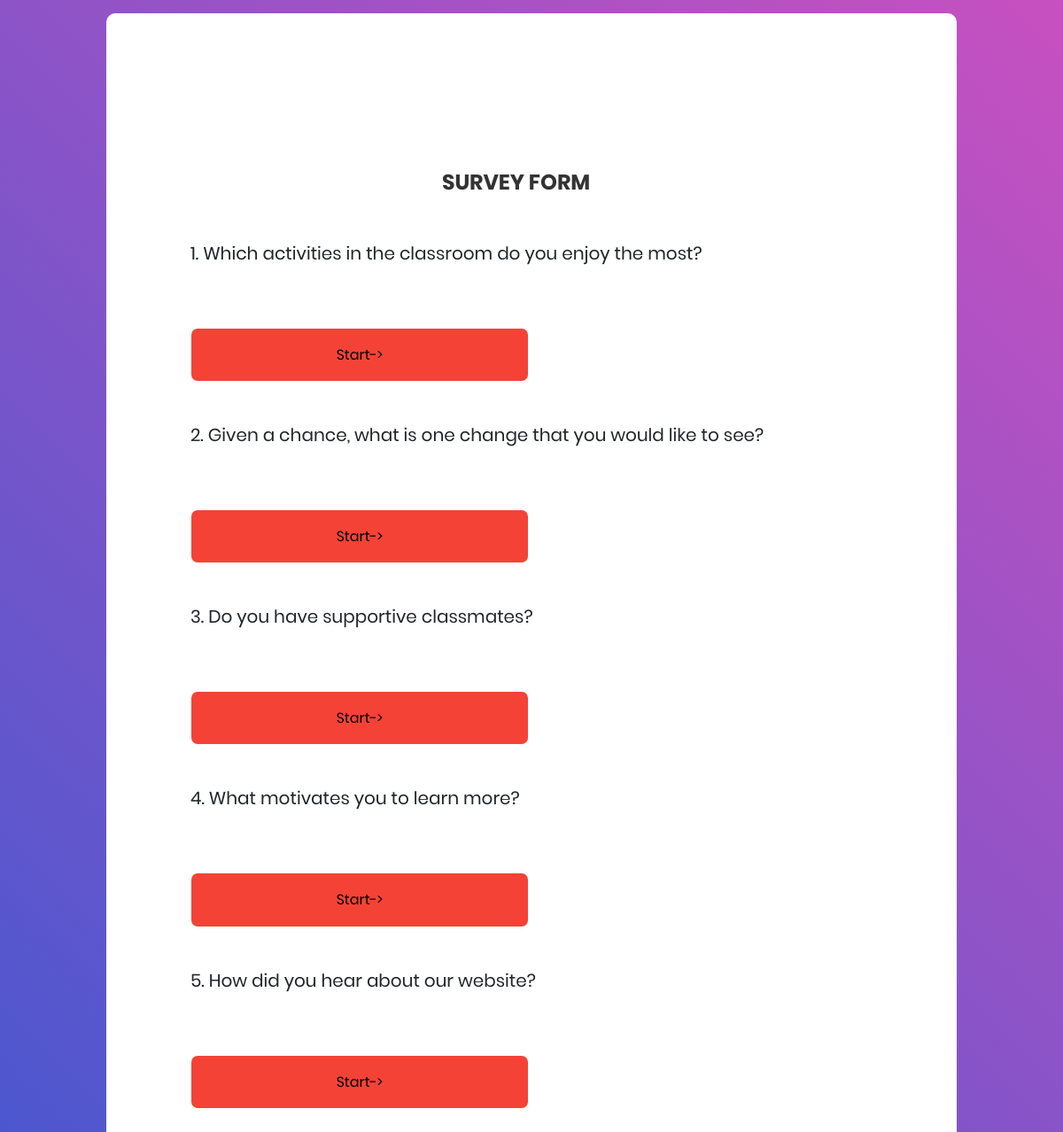
Screenshot of /quiz.php with the database file from the repository.
### tables this page shows
CREATE TABLE `question` (
  `id` int(11) NOT NULL,
  `question` varchar(200) NOT NULL,
  `optionA` varchar(100) NOT NULL,
  `optionB` varchar(100) NOT NULL,
  `optionC` varchar(100) NOT NULL,
  `voteA` int(11) NOT NULL DEFAULT 0,
  `voteB` int(11) DEFAULT 0,
  `voteC` int(11) DEFAULT 0
);

### quiz.php (the view, shortened to what this page needs)
<?php
include ('config.php');
?>
<!DOCTYPE html>
<html lang="en">
<head>
	<link rel="stylesheet" type="text/css" href="vendor/bootstrap/css/bootstrap.min.css">
	<link rel="stylesheet" type="text/css" href="fonts/font-awesome-4.7.0/css/font-awesome.min.css">
	<link rel="stylesheet" type="text/css" href="vendor/animate/animate.css">
	<link rel="stylesheet" type="text/css" href="vendor/css-hamburgers/hamburgers.min.css">
	<link rel="stylesheet" type="text/css" href="vendor/select2/select2.min.css">
	<link rel="stylesheet" type="text/css" href="css/util.css">
	<link rel="stylesheet" type="text/css" href="css/main.css">
</head>
<body>
	<div class="limiter">
		<div class="container-login100">
			<div class="wrap-login100">
            <span class="login100-form-title">
						SURVEY FORM
					</span>
            <?php
            $sql="SELECT *FROM question";
            $result=mysqli_query($con,$sql);
            $i=1;
            while($row=mysqli_fetch_assoc($result))
            {
                 ?>
            <form action="" method="POST">
					<span >
						<h5><?php echo $i .". " . $row['question'];  ?></h5>
                    </span>
                <br>
                <br>  <br>
               <?php
				$i++;
				?>
				<div >
			<a href="survey.php?qid=<?php echo $row['id'] ?>"><input class="button button3" value="Start->" ></a>
			  </div>  <br> <br>
			  <?php
            }
                ?>
					</form>
			</div>
		</div>
	</div>
</body>
</html>

### css/main.css (style rules this page uses)
* { margin: 0px; padding: 0px; box-sizing: border-box; }
body, html { height: 100%; font-family: Poppins-Regular, sans-serif; }
a { font-family: Poppins-Regular; font-size: 14px; line-height: 1.7; color: #666666; margin: 0px; transition: all 0.4s; -webkit-transition: all 0.4s; -o-transition: all 0.4s; -moz-transition: all 0.4s; }
h1,h2,h3,h4,h5,h6 { margin: 0px; }
input { outline: none; border: none; }
.limiter { width: 100%; margin: 0 auto; }
.container-login100 { width: 100%; min-height: 100vh; display: -webkit-box; display: -webkit-flex; display: -moz-box; display: -ms-flexbox; display: flex; flex-wrap: wrap; justify-content: center; align-items: center; padding: 15px; background: #9053c7; background: -webkit-linear-gradient(-135deg, #c850c0, #4158d0); background: -o-linear-gradient(-135deg, #c850c0, #4158d0); background: -moz-linear-gradient(-135deg, #c850c0, #4158d0); background: linear-gradient(-135deg, #c850c0, #4158d0); }
.wrap-login100 { width: 960px; background: #fff; border-radius: 10px; overflow: hidden; display: -webkit-box; display: -webkit-flex; display: -moz-box; display: -ms-flexbox; display: flex; flex-wrap: wrap; justify-content: space-between; padding: 177px 130px 33px 95px; }
.login100-form-title { font-family: Poppins-Bold; font-size: 24px; color: #333333; line-height: 1.2; text-align: center; width: 100%; display: block; padding-bottom: 54px; }

### quiz.php (style rules this page uses)
.button { background-color: #f44336; border-radius:7px; color: black; padding: 16px 32px; text-align: center; text-decoration: none; display: inline-block; font-size: 16px; margin: 2px 1px; transition-duration: 0.4s; cursor: pointer; }

### rows the page displays
question: question "Which activities in the classroom do you enjoy the most?"
question: question "Given a chance, what is one change that you would like to see?"
question: question "Do you have supportive classmates?"
question: question "What motivates you to learn more?"
question: question "How did you hear about our website?"
